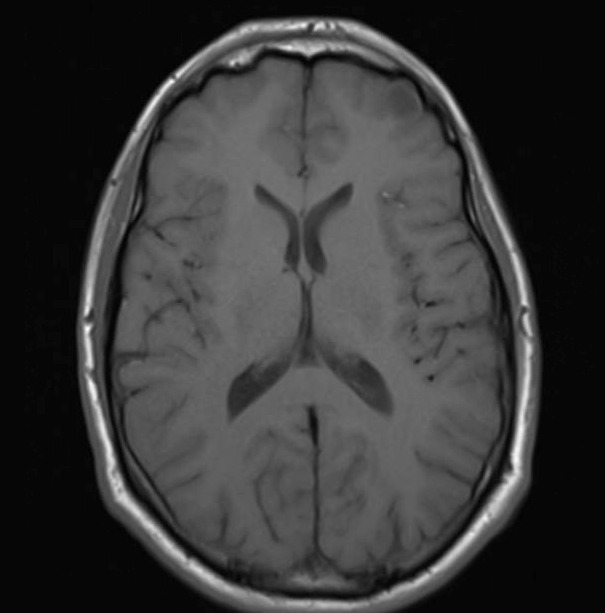
#> input picture no/3.jpg, 605 x 613 px, given in place of p (1).jpg, which was not available
$ jupyter execute --allow-errors finalmini.ipynb   (text cells are left out)
#> lines starting #> are read from the running program, lines starting #| are printed output that depends on the picture; after the words box and inside, x2 and y2 are one past the last pixel; in counts of white or black regions, pixels touching at a corner belong together; pictures that were not available may be replaced by others from this repository, and a replacement may not be noted
#> further down, eg is the input picture: shape (613, 605, 3); min 0, max 253, mean 55.2
[cell 1]
import numpy as np
import matplotlib.pyplot as plt
import cv2
from os import listdir
from sklearn.utils import shuffle
from sklearn.model_selection import train_test_split
from tensorflow.keras.layers import Input,ZeroPadding2D,Conv2D,BatchNormalization,Activation,MaxPooling2D,Flatten,Dense
from tensorflow.keras.models import Model
from tensorflow.keras.callbacks import TensorBoard,ModelCheckpoint
import time

[cell 2]
def cropbrain(img):

     #conv img to grey
    grey_img=cv2.cvtColor(img,cv2.COLOR_BGR2GRAY)

     #blur the grey img
    blur_img=cv2.GaussianBlur(grey_img,(5,5),0)

     #create binary image
    thresh=cv2.threshold(blur_img,45,255,cv2.THRESH_BINARY)[1]
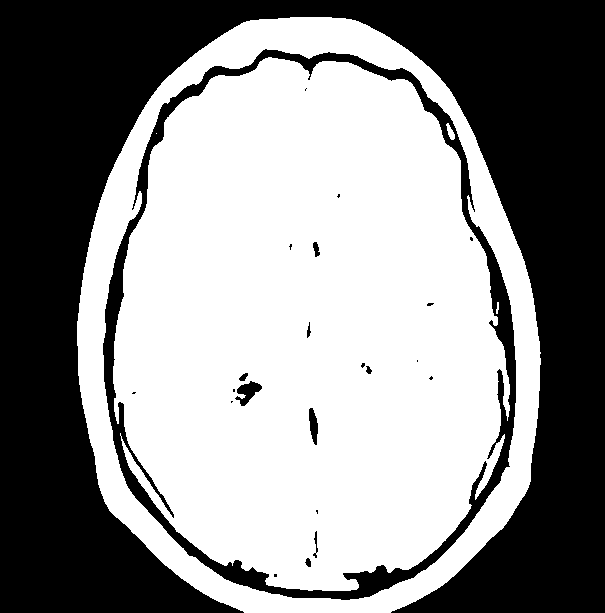
#> thresh: shape (613, 605); 55.3% white; 23 black regions (13 under 20 px), largest, box (x1, y1, x2, y2) and area: (0, 0, 605, 613) 148825, (103, 49, 516, 600) 16069, (235, 381, 262, 406) 334

    #remove noise and find gaps in contour
    erode_img=cv2.erode(thresh,None,iterations=2)
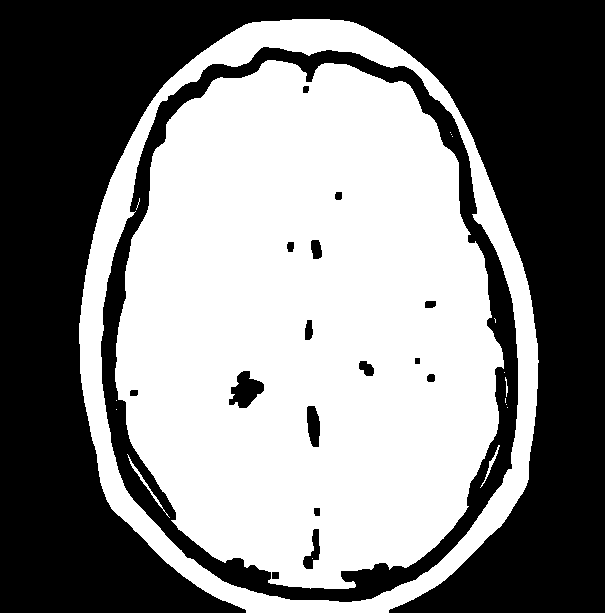
#> erode_img: shape (613, 605); 51.3% white; 17 black regions, largest, box (x1, y1, x2, y2) and area: (0, 0, 605, 613) 152765, (101, 47, 518, 602) 25569, (229, 371, 264, 408) 770
    dil_img=cv2.dilate(erode_img,None,iterations=2)
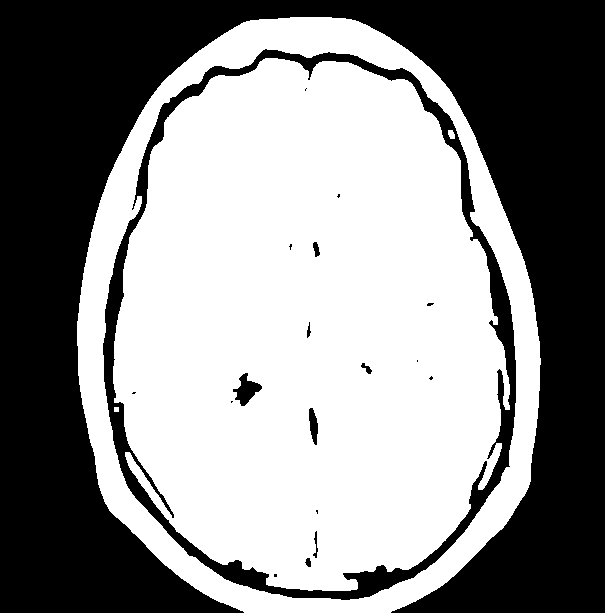
#> dil_img: shape (613, 605); 55.2% white; 19 black regions (10 under 20 px)

    #find contour in dilate img
    contour=cv2.findContours(dil_img.copy(),cv2.RETR_EXTERNAL,cv2.CHAIN_APPROX_SIMPLE)[0]
#> contour = 1 contour; box (x1, y1, x2, y2) and area: (77, 17, 541, 613) 221261

    #find contour with maximum area
    large_contour=max(contour,key=cv2.contourArea)
#> large_contour = contour of 666 points, box (x1, y1, x2, y2) (77, 17, 541, 613), area 221261

    #find extereme points
    left_point=tuple(large_contour[large_contour[:,:,0].argmin()][0])
#> left_point = (77, 321)
    right_point=tuple(large_contour[large_contour[:,:,0].argmax()][0])
#> right_point = (540, 364)
    top_point=tuple(large_contour[large_contour[:,:,1].argmin()][0])
#> top_point = (290, 17)
    bot_point=tuple(large_contour[large_contour[:,:,1].argmax()][0])
#> bot_point = (244, 612)

    newimg=img[top_point[1]:bot_point[1],left_point[0]:right_point[0]]
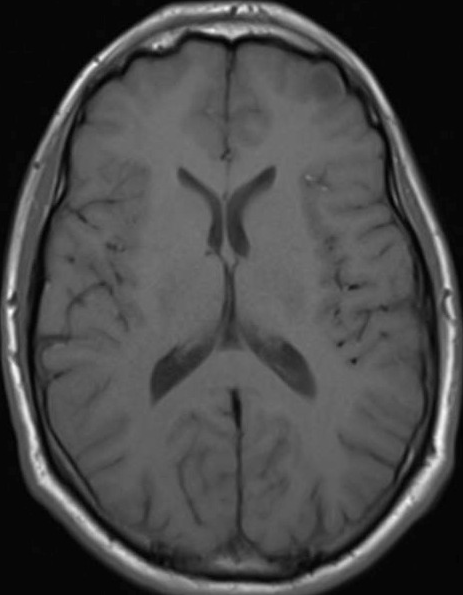
#> newimg: shape (595, 463, 3); min 0, max 253, mean 72.1

    return newimg

[cell 3]
def load(dirli,imgh,imgw):
#> called with imgh = 240, imgw = 240
    x=[]
    y=[]
    for label,li in enumerate(dirli):
        for file in listdir(li):
            img=cropbrain(cv2.imread(li+'/'+file))
            img=cv2.resize(img,dsize=(imgh,imgw),interpolation=cv2.INTER_CUBIC)
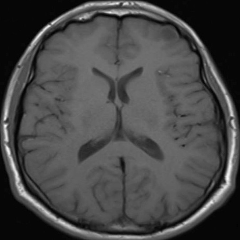
#> img: shape (240, 240, 3); min 0, max 250, mean 72.1

            #normalising the img ranging from 0-255
            x.append(img/255)
            y.append(label)

    #shuffling the data using sklearn library for good distribution in validation and training set
    x,y=shuffle(np.array(x),np.array(y),random_state=30)
    return x,y

[cell 4]
eg=cv2.imread('yes/p (1).jpg')
plt.subplot(1,2,1)
plt.title('original')
plt.imshow(eg)
eg2=cropbrain(eg)
plt.subplot(1,2,2)
plt.title('cropped')
plt.imshow(eg2);                                                             #;to remove <matplotlib.image.AxesImage at 0x...> above img

[cell 5]
def plotimg(x,y,n=20):
#> called with x = array of shape (5, 240, 240, 3), y = array of shape (5,), n = 20
    for label in [0,1]:
        img=x[y==label][:n]
        col_n=10
        row_n=int(n/col_n)
        plt.figure(figsize=(20,5))
        for i,imge in enumerate(img,1):
            plt.subplot(row_n, col_n, i)
            plt.imshow(imge)
            plt.axis('off')
            plt.suptitle(f"Brain Tumor: {'Yes' if label == 1 else 'No'}")
        plt.show()
#> this loop made 2 passes
#> pass 2, in plotimg, `plt.show()`:
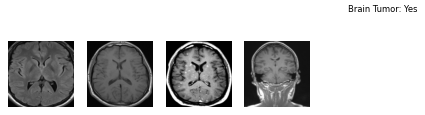
#> figure drawn by matplotlib, 4 panels
